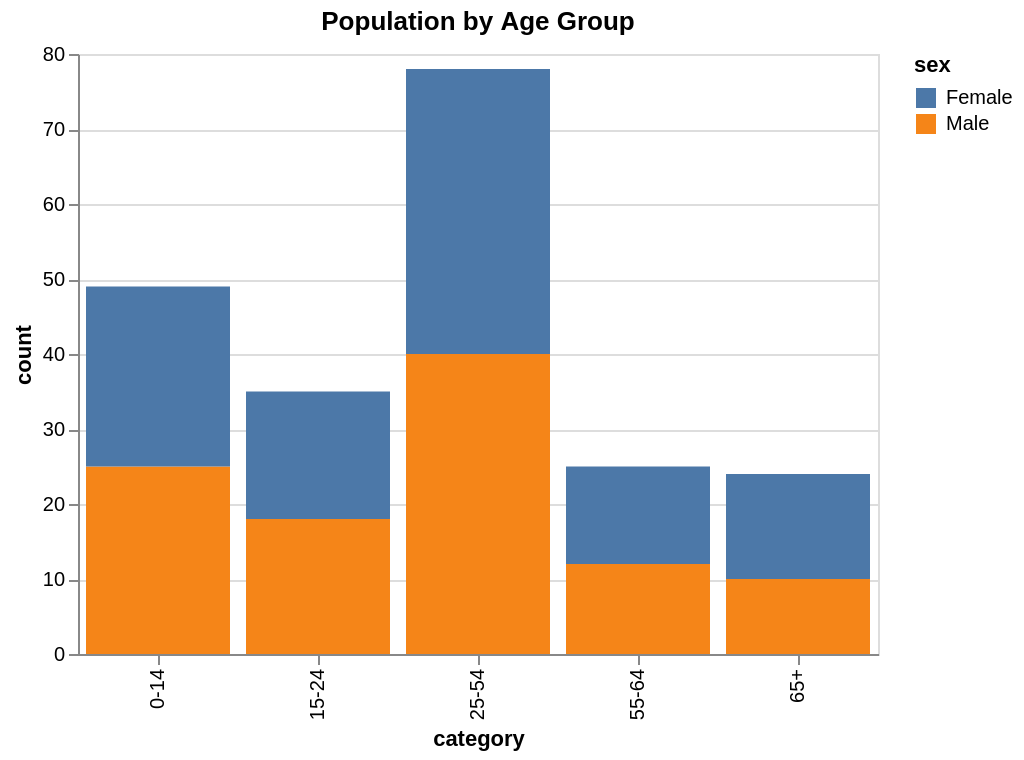

The Vega-Lite source for this figure:
### Vega-Lite specification from a JSON file in a GitHub repository (floating-point values rounded to 4 significant figures)
{"$schema": "https://vega.github.io/schema/vega-lite/v5.json", "height": 300, "encoding": {"tooltip": [{"field": "category", "type": "nominal"}, {"field": "sex", "type": "nominal"}, {"field": "count", "type": "quantitative"}], "x": {"field": "category", "type": "nominal"}, "color": {"field": "sex", "type": "nominal"}, "opacity": {"condition": {"param": "legend_selection", "value": 1, "empty": true}, "value": 0.15}, "y": {"field": "count", "type": "quantitative"}}, "data": {"values": [{"count": 25, "category": "0-14", "sex": "Male"}, {"count": 18, "category": "15-24", "sex": "Male"}, {"count": 40, "category": "25-54", "sex": "Male"}, {"count": 12, "category": "55-64", "sex": "Male"}, {"count": 10, "category": "65+", "sex": "Male"}, {"count": 24, "category": "0-14", "sex": "Female"}, {"count": 17, "category": "15-24", "sex": "Female"}, {"count": 38, "category": "25-54", "sex": "Female"}, {"count": 13, "category": "55-64", "sex": "Female"}, {"count": 14, "category": "65+", "sex": "Female"}]}, "title": "Population by Age Group", "width": 400, "mark": "bar", "params": [{"name": "legend_selection", "bind": "legend", "select": {"fields": ["sex"], "type": "point"}}]}
